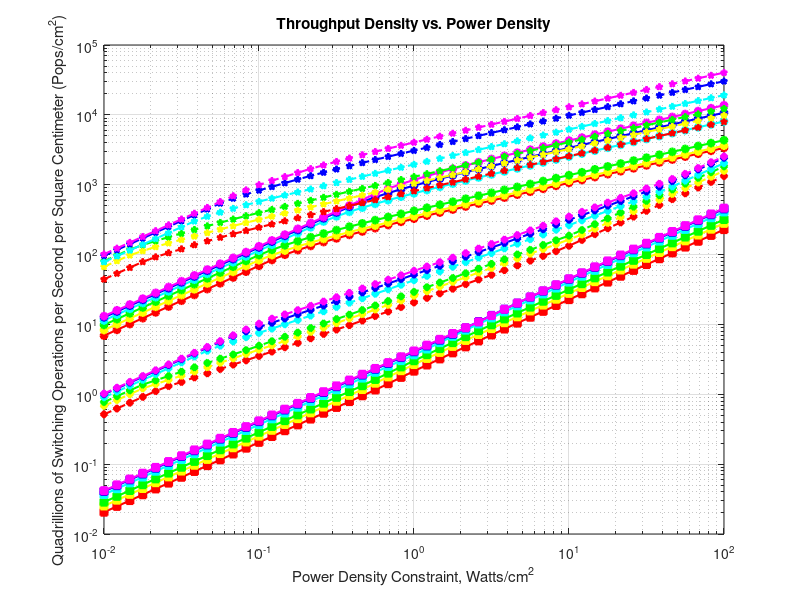
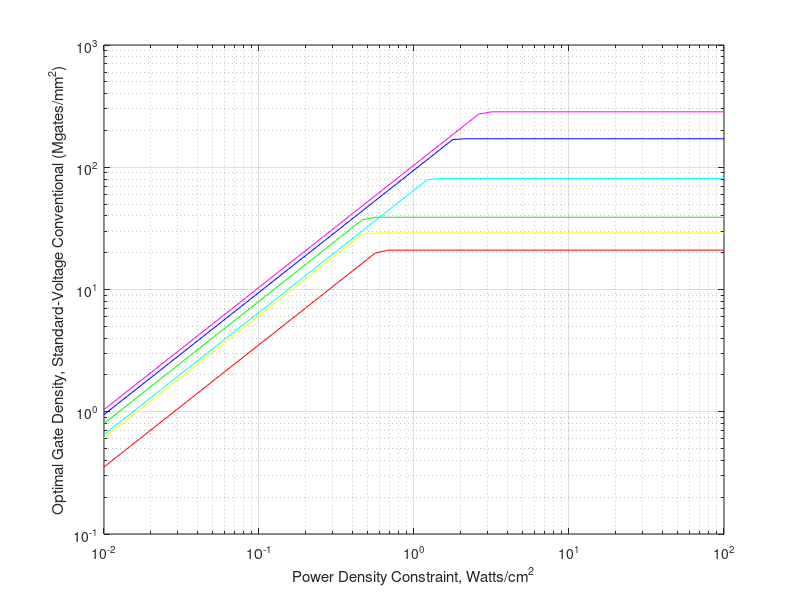

Write MATLAB code to recreate these figures, in order. (Note: this script raises an error after producing the figures.)
%|=======================================================================|%
%|                  TOP OF FILE:  IRDS2022_HPHD.m                        |%
%|~~~~~~~~~~~~~~~~~~~~~~~~~~~~~~~~~~~~~~~~~~~~~~~~~~~~~~~~~~~~~~~~~~~~~~~|%
%|                                                                       |%
%|      FILE NAME:  IRDS2022_HPHD.m                 [MATLAB script]      |%
%|                                                                       |%
%|      DESCRIPTION:                                                     |%
%|                                                                       |%
%|          This script carries out an analysis of the maximum           |%
%|          raw throughput densities (in switching events per unit       |%
%|          time per unit area) for conventional vs. adiabatic           |%
%|          switching in different CMOS technology generations           |%
%|          based on data from the 2022 edition of the International     |%
%|          Roadmap for Devices and Systems (IRDS).                      |%
%|                                                                       |%
%|      VERSION:    0.15w (beta)                                         |%
%|                                                                       |%
%|      AUTHORS:    Alexander J. Edwards (AJE)                           |%
%|                  Michael P. Frank (MPF)                               |%
%|                                                                       |%
%|vvvvvvvvvvvvvvvvvvvvvvvvvvvvvvvvvvvvvvvvvvvvvvvvvvvvvvvvvvvvvvvvvvvvvvv|%

close all;      % Close all figure windows.
clear;          % Clear variables in the workspace.

    % Select whether to analyze the high-performance (HP) or 
    % the high-density (HD) design point:

%is_HP = 1;  % Uncomment this line to select the HP design point.
is_HP = 0;  % Uncomment this line to select the HD design point.

    % [cols=Y] List of years of technology nodes being analyzed:

years = [2022, 2025, 2028, 2031, 2034, 2037];
NY = length(years);

    % [cols=P] Range of power density levels to be studied (W/cm^2):

% Manually selected rounded levels; 6 steps per decade; 13 levels.
%power_dens = [1, 1.5, 2.1, 3.2, 4.6, 6.8, 10, 15, 21, 32, 46, 68, 100];
% Computed levels:
power_dens = logspace(-2,2,49);   % 12 steps per decade; 49 levels.
NP = length(power_dens);

%|=========================================================================
%|  Hard-coded input data from tables in the IRDS More Moore chapter
%|  and associated baseline calculations.
%|vvvvvvvvvvvvvvvvvvvvvvvvvvvvvvvvvvvvvvvvvvvvvvvvvvvvvvvvvvvvvvvvvvvvvvvvv

    %|~~~~~~~~~~~~~~~~~~~~~~~~~~~~~~~~~~~~~~~~~~~~~~~~~~~~~~~
    %|  [cols=Y]  Standard Vdd operating voltage level (V):

vdd = [0.7, 0.65, 0.65, 0.6, 0.6, 0.6];     % Baseline for both HP and HD.

    %|~~~~~~~~~~~~~~~~~~~~~~~~~~~~~~~~~~~~~~~~~
    %|  [cols=Y]  Ion per unit width (uA/um):

if(is_HP == 1)
    ion_um = [874, 787, 851, 753, 737, 753]; %HP
else
    ion_um = [644, 602, 656, 551, 532, 547]; %HD
end

    %|~~~~~~~~~~~~~~~~~~~~~~~~~~~~~~~~~~~~~~
    %|  [cols=Y]  Ion per device (uA/dev):

% Commented out b/c we now calculate this ourselves from eff. device width.
%if(is_HP == 1)
%    ion_dev = [88, 170, 184, 157, 118, 115]; %HP
%else
%    ion_dev = [65, 130, 142, 115, 85, 83]; %HD
%end

    %|~~~~~~~~~~~~~~~~~~~~~~~~~~~~~~~~~
    %|  [cols=Y]  Ioff by um (pA/um):

if(is_HP == 1)
    ioff_um = [10000, 10000, 10000, 10000, 10000, 10000]; %HP
else
    ioff_um = [100, 100, 100, 100, 100, 100]; %HD
end

    %|~~~~~~~~~~~~~~~~~~~~~~~~~~~~~~~~~~~~~~~~~~
    %|  [cols=Y]  Device effective width (nm):

if(is_HP == 1)
    W_dev = [101.0 216.0 216.0 208.0 160.0 152.0]; %HP
else
    W_dev = [101.0 126.0 96.0 128.0 88.0 80.0]; %HD
end

    %|~~~~~~~~~~~~~~~~~~~~~~~~~~~~~~~~~~~~~~
    %|  [cols=Y]  Ioff by device (pA/dev):

ioff_dev = ioff_um .* W_dev * 0.001;

    %|~~~~~~~~~~~~~~~~~~~~~~~~~~~~~~~~~~~~~~~~~~~~~~
    %|  [cols=Y]  Cell drive at saturation (ohms):

if(is_HP == 1)
    cell_drive = [1982, 1911, 1769, 1914, 2546, 2620]; %HP (HD not given)
else
    % Scale HP cell drive by difference in Ion/W and Weff to get HD.
    cell_drive_HP = [1982, 1911, 1769, 1914, 2546, 2620]; %HP (HD not given)
    ion_um_HP = [874, 787, 851, 753, 737, 753];         % HP Ion/W
    W_dev_HP = [101.0 216.0 216.0 208.0 160.0 152.0];   % HP Weff/dev
    cell_drive = cell_drive_HP .* (ion_um_HP ./ ion_um) .* (W_dev_HP ./ W_dev);
end

    %|~~~~~~~~~~~~~~~~~~~~~~~~~~~~~~~~~~~~~~~~~~~~~~~~~~~~~~~~~
    %|  [cols=Y]  Device to cell width multiplier (unitless):

d2c_mul = (vdd ./ cell_drive) ./ (ion_um * 1e-6 .* W_dev * 1e-3);
    % NOTE: This gives the ratio for the overall on-conductance of
    % the charging path through the cell (as a result of device 
    % sizing) relative to the on-conductance of a typical device.
    % We find it comes out as 2x for 2022, 4x for later years.

    %|~~~~~~~~~~~~~~~~~~~~~~~~~~~~~~~~~~~
    %|  [cols=Y]  Device Roff (G ohms):

Roff_dev = vdd ./ (ioff_dev * 1e-12) * 1e-9;

    %|~~~~~~~~~~~~~~~~~~~~~~~~~~~~~~~~~
    %|  [cols=Y]  Cell Roff (G ohms):

Roff_cell = Roff_dev ./ d2c_mul;

    %|~~~~~~~~~~~~~~~~~~~~~~~~~~~~~~~~~~~~~~~~~~~~~~~~~~~~~~~~~~~~~~~~~~~~
    %|  [cols=Y]  Leakage power dissipation per cell at standard voltage
    %|      levels (W/cell):

Pleak_cell_std = vdd .* vdd ./ (Roff_cell * 1e9);

    %|~~~~~~~~~~~~~~~~~~~~~~~~~~~~~~~~~~~~~~~~~~~~~~
    %|  [cols=Y]  NAND2-eq gate dens (Mgate/mm^2):

gate_dens = [21, 29, 39, 81, 171, 284]; 
    % We assume this is for HP, but it's not specified.
    % We don't know how to adjust this for HD, so we
    % assume it's the same (possibly poor assumption).

    %|~~~~~~~~~~~~~~~~~~~~~~~~~~~~~~~~~~~~~~~~~~~~~~~~~~~~~~~~~~~~~~~~~~
    %|  [cols=Y]  Leakage power density at standard voltages (W/cm^2):

Pleak_dens_std = Pleak_cell_std .* gate_dens * 1e8;

    %|~~~~~~~~~~~~~~~~~~~~~~~~~~~~~~~~~~~~~~~~~
    %|  [cols=Y]  Wireload resistance (ohms):

if(is_HP == 1)
    wireload_resistance = [512, 625, 865, 972, 804, 824]; %HP
else
    wireload_resistance = [261, 298, 354, 446, 397, 405]; %HD
end

    %|~~~~~~~~~~~~~~~~~~~~~~~~~~~~~~~~~~~~~~~~~~~
    %|  [cols=Y]  Total path resistance (ohms):

total_path_resistance = cell_drive + wireload_resistance;

    %|~~~~~~~~~~~~~~~~~~~~~~~~~~~~~~~~~~~~~~~~~~
    %|  [cols=Y]  Total load capacitance (fF):

if(is_HP == 1)
    load_cap = [5.9, 5.65, 5.35, 4.76, 4., 3.86]; %HP
else
    load_cap = [1.79, 1.69, 1.49, 1.36, 1.23, 1.20]; %HD
end

    %|~~~~~~~~~~~~~~~~~~~~~~~~
    %|  RC delay (FO3) (ps):

rc_delay = total_path_resistance .* load_cap / 1e3;

    %|~~~~~~~~~~~~~~~~~~~~~~~~~~~~~~~~
    %|  "Ideal" speed 1/(4RC) (GHz):

ideal_speed = 1./(4 * rc_delay * 1e-12) / 1e9;

% Commented this out because we now calculate this for ourselves.
%Energy per switching (fJ/switch)
%energy_per_sw = [0.65, 0.49, 0.47, 0.4, 0.4, 0.4]; %HP (HD not given)
% (This seems to be an intrinsic value not accounting for parasitics.)

    %|~~~~~~~~~~~~~~~~~~~~~~~~~~~~~~~~~~~~~~~~~~~~~~~
    %|  [cols=Y]  Energy per switching (fJ/switch):

energy_per_sw = load_cap .* vdd .* vdd;

    %|~~~~~~~~~~~~~~~~~~~~~~~~~~~~~~~~~~~~~~~~~
    %|  [cols=Y]  Threshold voltage Vth (mV):

if(is_HP == 1)
    vth = [156, 165, 165, 164, 156, 154]; %HP
else
    vth = [288, 271, 268, 268, 258, 255]; %HD
end

    %|~~~~~~~~~~~~~~~~~~~~~~~~~~~~~~~~~~~~~~~~~~
    %|  [cols=Y]  Subthreshold Slope (mV/dec):

if(is_HP == 1)
    ss = [82, 72, 70, 70, 70, 70]; %HP
else
    ss = [75, 67, 67, 65, 65, 65]; %HD
end 

    %|~~~~~~~~~~~~~~~~~~~~~~~~~~~~~~~~~~~~~~~~~~~~~~~~~~~~~~
    %|  [cols=Y]  Cell drive transconductance beta (mS/V):

beta = 1 ./ (cell_drive .* (vdd - vth * 0.001)) * 1000;

%|=========================================================================
%|  Calculations for conventional CMOS at standard voltage levels.
%|vvvvvvvvvvvvvvvvvvvvvvvvvvvvvvvvvvvvvvvvvvvvvvvvvvvvvvvvvvvvvvvvvvvvvvvvv

max_leakage_frac_conv = 0.1;     % Leakage power at most 10% of total.
%max_leakage_frac_conv = 0.01;     % Leakage power at most 10% of total.

    %|~~~~~~~~~~~~~~~~~~~~~~~~~~~~~~~~~~~~~~~~~~~~~~~~~~~~~~~~~~~~~~~~~~~
    %|  [rows=P,cols=Y]  Gate density cap for leakage power = 10% 
    %|      (Mgates/mm^2):

dens_cap_conv = (power_dens' * max_leakage_frac_conv) ./ Pleak_cell_std / 1e8;

    %|~~~~~~~~~~~~~~~~~~~~~~~~~~~~~~~~~~~~~~~~~~~~~~~~~~~~~~~~~~~~~~~~~
    %|  [rows=P,cols=Y]  Maximum gate density consistent with capping
    %|      leakage to 10% of power density constraint (Mgates/mm^2):

gate_dens_aug_conven = ones(NP, 1) * gate_dens;
gate_dens_aug_conven(gate_dens_aug_conven > dens_cap_conv) = ...
	dens_cap_conv(gate_dens_aug_conven > dens_cap_conv);

    %|~~~~~~~~~~~~~~~~~~~~~~~~~~~~~~~~~~~~~~~~~~~~~~~~~~~~
    %|  [rows=P,cols=Y]  Leakage Power Density (W/cm^2):

P_leak_conv = Pleak_cell_std .* (gate_dens_aug_conven * 1e8);

    %|~~~~~~~~~~~~~~~~~~~~~~~~~~~~~~~~~~~~~~~~~~~~~~~~~~~~~~~~~~~~~
    %|  [rows=P,cols=Y]  Power density available for switching (W/cm^2):

power_dens_subleak_conven = max(power_dens' - P_leak_conv, ...
	power_dens' * (1 - max_leakage_frac_conv));
    % Don't really need the max; first term is enough.

    %|~~~~~~~~~~~~~~~~~~~~~~~~~~~~~~~~~~~~~~~~~~~~~~~~~~~~~~~~~~~~~~~~~~
    %|  [rows=P,cols=Y]  Maximum conventional frequency @ maximum gate 
    %|      density given power density constraint (MHz):

max_freq_conven = power_dens_subleak_conven ./ ...
	(gate_dens_aug_conven * 1e8 .* 1/2 .* energy_per_sw * 1e-15) / 1e6;

    %|~~~~~~~~~~~~~~~~~~~~~~~~~~~~~~~~~~~~~~~~~~~~~~~~~~~~~~~~~~~~~~~~~~~
    %|  [rows=P,cols=Y]  Slowdown factor for conventional switching
    %|    relative to the "ideal" max frequency (w/o power constraint):

y_conven = (ideal_speed(ones(1,NP),:) * 1e9) ./ (max_freq_conven * 1e6);

    %|~~~~~~~~~~~~~~~~~~~~~~~~~~~~~~~~~~~~~~~~~~~~~~~~~~~~~~~~~~~~~~~~
    %|  [rows=P,cols=Y]  Maximum throughput density for conventional
    %|      switching at standard voltages (P bit-ops/s/cm^2):

conven_thruput = max_freq_conven * 1e6 .* gate_dens_aug_conven * 1e8 / 1e15;


%|=========================================================================
%|  Calculations for adiabatic CMOS at standard voltage levels.
%|vvvvvvvvvvvvvvvvvvvvvvvvvvvvvvvvvvvvvvvvvvvvvvvvvvvvvvvvvvvvvvvvvvvvvvvvv

max_leakage_frac_adia = 0.5;     % Leakage power at most 50% of total.
%max_leakage_frac_adia = 0.1;     % Leakage power at most 10% of total.

    %|~~~~~~~~~~~~~~~~~~~~~~~~~~~~~~~~~~~~~~~~~~~~~~~~~~~~~~~~~~~~~~~~~~~
    %|  [rows=P,cols=Y]  Gate density cap for leakage power = 50% 
    %|      (Mgates/mm^2):

dens_cap_adia = power_dens' * max_leakage_frac_adia ./ Pleak_cell_std / 1e8;

    %|~~~~~~~~~~~~~~~~~~~~~~~~~~~~~~~~~~~~~~~~~~~~~~~~~~~~~~~~~~~~~~~~~
    %|  [rows=P,cols=Y]  Maximum gate density consistent with capping
    %|      leakage to 50% of power density constraint (Mgates/mm^2):

gate_dens_aug_adia = ones(NP, 1) * gate_dens;
gate_dens_aug_adia(gate_dens_aug_adia > dens_cap_adia) = ...
	dens_cap_adia(gate_dens_aug_adia > dens_cap_adia);

    %|~~~~~~~~~~~~~~~~~~~~~~~~~~~~~~~~~~~~~~~~~~~~~~~~~~~~
    %|  [rows=P,cols=Y]  Leakage Power Density (W/cm^2):

P_leak_adia = Pleak_cell_std .* (gate_dens_aug_adia * 1e8);

    %|~~~~~~~~~~~~~~~~~~~~~~~~~~~~~~~~~~~~~~~~~~~~~~~~~~~~~~~~~~~~~~~~~~~~
    %|  [rows=P,cols=Y]  Power density available for switching (W/cm^2):

power_dens_subleak_adia = max(power_dens' - P_leak_adia, power_dens' * ...
	(1 - max_leakage_frac_adia));
    % Don't really need the max; first term is enough.

    %|~~~~~~~~~~~~~~~~~~~~~~~~~~~~~~~~~~~~~~~~~~~~~~~~~~~~~~~~~~~~~~~~~~~
    %|  [rows=P,cols=Y]  Maximum frequency for (4-tick/cycle) adiabatic 
    %|      switching at max density within power constraint (MHz):

adia_max_freq = 0.5 * sqrt(power_dens_subleak_adia ./ ((gate_dens_aug_adia ...
	* 1e8) .* energy_per_sw * 1e-15 .* rc_delay * 1e-12)) / 1e6;

    %|~~~~~~~~~~~~~~~~~~~~~~~~~~~~~~~~~~~~~~~~~~~~~~~~~~~~~~~~~~~~~~~~~~
    %|  [rows=P,cols=Y]  Slowdown factor for adiabatic clocking versus
    %|      a reference maximum frequency based on RC delay.

y = (ideal_speed(ones(1,NP),:) * 1e9) ./ (adia_max_freq * 1e6);

    %|~~~~~~~~~~~~~~~~~~~~~~~~~~~~~~~~~~~~~~~~~~~~~~~~~~~~~~~~~~~~~~~~~
    %|  [rows=P,cols=Y]  Speedup factor for adiabatic clocking versus
    %|      conventional.

x = adia_max_freq ./ max_freq_conven;

    %|~~~~~~~~~~~~~~~~~~~~~~~~~~~~~~~~~~~~~~~~~~~~~~~~~~~~~~~~~~~~~
    %|  [rows=P,cols=Y]  Maximum throughput density for adiabatic
    %|      switching at standard voltages (P ops/s/cm^2):

adia_thruput = adia_max_freq * 1e6 .* gate_dens_aug_adia * 1e8 / 1e15;


%|=========================================================================
%|  Calculations for conventional CMOS at optimized voltage levels.
%|vvvvvvvvvvvvvvvvvvvvvvvvvvvvvvvvvvvvvvvvvvvvvvvvvvvvvvvvvvvvvvvvvvvvvvvvv

    %|~~~~~~~~~~~~~~~~~~~~~~~~~~~~~~~~~~~~~~~~~~~~~~~~~~~~~~~~~~~~~
    %|  [rows=P,cols=Y]  Optimal operating frequency given power density 
    %|      constrint for Conventional Voltage-scaled case. (MHz):

vsc_freq_final = zeros(NP,NY);

    %|~~~~~~~~~~~~~~~~~~~~~~~~~~~~~~~~~~~~~~~~~~~~~~~~~~~~~~~~~~~~~
    %|  [rows=P,cols=Y]  Optimal gate density for given power density
    %|      constraint constrained by leakage power consuming at 
    %|      most 10% of allotted power for the Conventional, Voltage-
    %|      scaled case. (Mgates/mm^2):

vsc_dens_final = zeros(NP,NY);

    %|~~~~~~~~~~~~~~~~~~~~~~~~~~~~~~~~~~~~~~~~~~~~~~~~~~~~~~~~~~~~~
    %|  [rows=P,cols=Y]  Maximum throughput density for the Conventional,
    %|      Voltage-scaled case. (Pops/cm^2):

sc_max_thruput = zeros(NP,NY);

    %|~~~~~~~~~~~~~~~~~~~~~~~~~~~~~~~~~~~~~~~~~~~~~~~~~~~~~~~~~~~~~
    %|  [rows=P,cols=Y] Optimal operating voltage (Vdd = v_sc) to achieve
    %|      maximum throughput density for given power density constraint,
    %|      for Conventional Voltage-scaled case. (V):
    
v_sc_final = zeros(NP,NY);

    %|~~~~~~~~~~~~~~~~~~~~~~~~~~~~~~~~~~~~~~~~~~~~~~~~~~~~~~~~~~~~~
    %|  Non-linear optimization of throughput is achieved by sweeping v_sc
    %|      and identifying the maximum achieved throughput. 
    
for yr = 1:NY % 
    
        %|~~~~~~~~~~~~~~~~~~~~~~~~~~~~~~~~~~~~~~~~~~~~~~~~~~~~~~~~~~~~~
        %|  [cols=V] Operating voltage test points. (V):

    %v_sc = 0.0001*vth(yr):0.001:1.5*vdd(yr);
    v_sc = 0.001*ss(yr):0.001:1.5*vdd(yr);
    NV=length(v_sc);

        %|~~~~~~~~~~~~~~~~~~~~~~~~~~~~~~~~~~~~~~~~~~~~~~~~~~~~~~~~~~~~~
        %|  [cols=V] Leakage power per cell. (W):
   
    Pleak_cell = v_sc .* v_sc / (Roff_cell(yr) * 1e9);

        %|~~~~~~~~~~~~~~~~~~~~~~~~~~~~~~~~~~~~~~~~~~~~~~~~~~~~~~~~~~~~~
        %|  [cols=V] Device on-conductance is calculated as a piecewise
        %|      function of v_sc.  G1_dev is calculated as a decaying 
        %|      exponential sub-threshold accoring to ss and ioff.  G2_dev 
        %|      is calculated as the approximate saturation conductance 
        %|      for v_sc = Vgs > Vth. (S):
    
    G1_dev = ioff_dev(yr) * 1e-12 ./ vdd(yr) * 10 .^ (v_sc/(ss(yr) * 0.001));
    G2_dev = beta(yr) * .001 .* (v_sc - vth(yr) * .001);

        %|~~~~~~~~~~~~~~~~~~~~~~~~~~~~~~~~~~~~~~~~~~~~~~~~~~~~~~~~~~~~~
        %|  [cols=V] Device on-conductance is calculated as a piecewise
        %|      function of v_sc.  Gtot = {G1 for v_sc = Vgs < Vsw; G2 for
        %|      v_sc = Vgs > Vsw}, where Vsw is the intersection of G1 and
        %|      G2 close to v_sc = Vth. (S):
    
    Gtot_dev = G2_dev;
    Gtot_dev((G2_dev < G1_dev) & (v_sc < (vth(yr) * 0.0011))) = ...
		G1_dev((G2_dev < G1_dev) & (v_sc < (vth(yr) * 0.0011)));

    % Save the Gtot data for later plotting
    if(yr == 1)
        Gtot_2022 = Gtot_dev;
    end
    if (yr == 2)
        Gtot_2025 = Gtot_dev;
    end
    if (yr == 3)
        Gtot_2028 = Gtot_dev;
    end
    if (yr == 4)
        Gtot_2031 = Gtot_dev;
    end
    if (yr == 5)
        Gtot_2034 = Gtot_dev;
    end
    if (yr == 6)
        Gtot_2037 = Gtot_dev;
    end
    
        %|~~~~~~~~~~~~~~~~~~~~~~~~~~~~~~~~~~~~~~~~~~~~~~~~~~~~~~~~~~~~~
        %|  [cols=V] Cell on-conductance as a function of v_sc. (S):
    
    Gtot_cell = Gtot_dev * d2c_mul(yr);
    
        %|~~~~~~~~~~~~~~~~~~~~~~~~~~~~~~~~~~~~~~~~~~~~~~~~~~~~~~~~~~~~~
        %|  [rows=P,cols=V] Gate density assuming leakage power
        %|      consumes exactly 10% of allotted power. (Mgates/mm^2):
        
    max_dens = max_leakage_frac_conv * power_dens' ./ Pleak_cell / 1e8;

        %|~~~~~~~~~~~~~~~~~~~~~~~~~~~~~~~~~~~~~~~~~~~~~~~~~~~~~~~~~~~~~
        %|  [rows=P,cols=V] Maximum gate density assuming leakage power
        %|      consumes at most 10% of allotted power. (Mgates/mm^2):
    
    gate_dens_aug_vsc = ones(NP,NV) * gate_dens(yr);
    gate_dens_aug_vsc(gate_dens_aug_vsc > max_dens) = ...
		max_dens(gate_dens_aug_vsc > max_dens);

        %|~~~~~~~~~~~~~~~~~~~~~~~~~~~~~~~~~~~~~~~~~~~~~~~~~~~~~~~~~~~~~
        %|  [rows=P,cols=V] Recalculated leakage power density with 
        %|      updated gate density. (W/cm^2):
    
    P_leak_Vsc = v_sc .* v_sc ./ (Roff_cell(yr) .* 1e9) .* ...
		(gate_dens_aug_vsc * 1e8);
    
        %|~~~~~~~~~~~~~~~~~~~~~~~~~~~~~~~~~~~~~~~~~~~~~~~~~~~~~~~~~~~~~
        %|  [cols=V] RC delay according to calculated cell drive and load 
        %|      resistance. (ps):
    
    RC_delay_sc = (1 ./ Gtot_cell + wireload_resistance(yr)) * ...
		load_cap(yr) * 1e-15 * 1e12;

        %|~~~~~~~~~~~~~~~~~~~~~~~~~~~~~~~~~~~~~~~~~~~~~~~~~~~~~~~~~~~~~
        %|  [cols=V] Maximum operating frequency assuming a safe clock
        %|      period is at most 4RC. (MHz):
    
    max_scaled_freq = 1 / 4 ./ (RC_delay_sc * 1e-12) / 1e6;

        %|~~~~~~~~~~~~~~~~~~~~~~~~~~~~~~~~~~~~~~~~~~~~~~~~~~~~~~~~~~~~~
        %|  [cols=V] Energy per switching event in voltage scaled regime.
        %|      (fJ/switch):
    
    energy_per_sw_sc = energy_per_sw(yr) .* v_sc .* v_sc / vdd(yr) / vdd(yr);

        %|~~~~~~~~~~~~~~~~~~~~~~~~~~~~~~~~~~~~~~~~~~~~~~~~~~~~~~~~~~~~~
        %|  [rows=P,cols=V] Maximum frequency is capped by power density 
        %|      constraint and RC delay after voltage scaling. (MHz):
    
    max_freq_sc = min((power_dens' - P_leak_Vsc) ./ ...
		((gate_dens_aug_vsc * 1e8) .* (energy_per_sw_sc / 2) * 1e-15) ...
		/ 1e6, max_scaled_freq(ones(1,NP),:));

        %|~~~~~~~~~~~~~~~~~~~~~~~~~~~~~~~~~~~~~~~~~~~~~~~~~~~~~~~~~~~~~
        %|  [rows=P,cols=V] Maxmimum throughput for power density contraint
        %|      and scaled voltage. (P bit-ops/s/cm^2):
    
    sc_thruput = (max_freq_sc * 1e6) .* (gate_dens_aug_vsc * 1e8) / 1e15;

        %|~~~~~~~~~~~~~~~~~~~~~~~~~~~~~~~~~~~~~~~~~~~~~~~~~~~~~~~~~~~~~
        %|  [rows=P,cols=Y] Maxmimum throughput for power density 
        %|      contraint with any v_sc. (P bit-ops/s/cm^2):
    
    [sc_max_thruput(:,yr), final_index] = max(sc_thruput');
    
        %|~~~~~~~~~~~~~~~~~~~~~~~~~~~~~~~~~~~~~~~~~~~~~~~~~~~~~~~~~~~~~
        %|  [rows=P,cols=Y] Optimal v_sc granting the maxmimum throughput.
        %|      (V):
    
    v_sc_final(:,yr) = v_sc(final_index);

    for p=1:NP
        
            %|~~~~~~~~~~~~~~~~~~~~~~~~~~~~~~~~~~~~~~~~~~~~~~~~~~~~~~~~~~~~~
            %|  [rows=P,cols=Y]  Optimal operating frequency given power 
            %|      density constrint. (MHz):
        
        vsc_freq_final(p,yr) = max_freq_sc(p,final_index(p));
        
            %|~~~~~~~~~~~~~~~~~~~~~~~~~~~~~~~~~~~~~~~~~~~~~~~~~~~~~~~~~~~~~
            %|  [rows=P,cols=Y]  Optimal gate density for given power 
            %|      density constraint. (Mgates/mm^2):
        
        vsc_dens_final(p,yr) = gate_dens_aug_vsc(p,final_index(p));
    end

end

%|=========================================================================
%|  Calculations for adiabatic CMOS at optimized voltage levels.
%|vvvvvvvvvvvvvvvvvvvvvvvvvvvvvvvvvvvvvvvvvvvvvvvvvvvvvvvvvvvvvvvvvvvvvvvvv

    %|~~~~~~~~~~~~~~~~~~~~~~~~~~~~~~~~~~~~~~~~~~~~~~~~~~~~~~~~~~~~~
    %|  Minimum factor of clock period increase compared with RC time 
    %|      constant for proper adiabatic charging. Based on heuristics: 
    %|      (T_adia >> 2*RC). (unitless):

adiabatic_slowdown = 4; 

    %|~~~~~~~~~~~~~~~~~~~~~~~~~~~~~~~~~~~~~~~~~~~~~~~~~~~~~~~~~~~~~
    %|  [rows=P,cols=Y] Maximum throughput density given power density 
    %|      constraint for Adiabatic, Voltage-scaled case.
    %|      (P bit-ops/s/cm^2):

adia_sc_max_thruput = zeros(NP, NY);

    %|~~~~~~~~~~~~~~~~~~~~~~~~~~~~~~~~~~~~~~~~~~~~~~~~~~~~~~~~~~~~~
    %|  [rows=P,cols=Y] Optimal scaled voltage achieving maximum throughput
    %|      density given power density constraint for Adiabatic, Voltage-
    %|      scaled case. (V):

adia_v_sc = zeros(NP, NY);

    %|~~~~~~~~~~~~~~~~~~~~~~~~~~~~~~~~~~~~~~~~~~~~~~~~~~~~~~~~~~~~~
    %|  [rows=P,cols=Y] Optimal operating frequency achieving maximum 
    %|      throughput density given power density constraint for 
    %|      Adiabatic, Voltage-scaled case. (MHz):

adia_freq = zeros(NP, NY);

    %|~~~~~~~~~~~~~~~~~~~~~~~~~~~~~~~~~~~~~~~~~~~~~~~~~~~~~~~~~~~~~
    %|  [rows=P,cols=Y] Optimal gate density for given power density
    %|      constraint constrained by leakage power consuming at 
    %|      most 50% of allotted power for the Adiabatic, Voltage-
    %|      scaled case. (Mgates/mm^2)

adia_dens = zeros(NP, NY);

    %|~~~~~~~~~~~~~~~~~~~~~~~~~~~~~~~~~~~~~~~~~~~~~~~~~~~~~~~~~~~~~
    %|  Non-linear optimization of throughput is achieved by sweeping v_sc
    %|      and identifying the maximum achieved throughput. 

for yr = 1:NY
    for v_sc = 0.001*ss(yr):0.0001:1.5*vdd(yr)

        %|~~~~~~~~~~~~~~~~~~~~~~~~~~~~~~~~~~~~~~~~~~~~~~~~~~~~~~~~~~~~~
        %|  CV^2 Energy per switching event in voltage scaled regime.
        %|      (fJ/switch):
    
        energy_per_sw_sc = energy_per_sw(yr) .* v_sc .* v_sc ...
			./ vdd(yr) ./ vdd(yr);

        %|~~~~~~~~~~~~~~~~~~~~~~~~~~~~~~~~~~~~~~~~~~~~~~~~~~~~~~~~~~~~~
        %|  Leakage power per cell. (W):
        
        Pleak_cell = v_sc * v_sc / (Roff_cell(yr) * 1e9);

        %|~~~~~~~~~~~~~~~~~~~~~~~~~~~~~~~~~~~~~~~~~~~~~~~~~~~~~~~~~~~~~
        %|  [rows=P] Gate density assuming leakage power consumes exactly 
        %|      50% of allotted power. (Mgates/mm^2):
        
        max_dens = max_leakage_frac_adia * power_dens' / Pleak_cell / 1e8;

        %|~~~~~~~~~~~~~~~~~~~~~~~~~~~~~~~~~~~~~~~~~~~~~~~~~~~~~~~~~~~~~
        %|  [rows=P] Maximum gate density assuming leakage power consumes 
        %|      at most 50% of allotted power. (Mgates/mm^2):
        
        gate_dens_aug_adia_vsc = ones(NP, 1) * gate_dens(yr);
        gate_dens_aug_adia_vsc(gate_dens_aug_adia_vsc > max_dens) = ...
			max_dens(gate_dens_aug_adia_vsc > max_dens);

        %|~~~~~~~~~~~~~~~~~~~~~~~~~~~~~~~~~~~~~~~~~~~~~~~~~~~~~~~~~~~~~
        %|  [rows=P] Leakage power calculated from density per cell 
        %|      with updated gate density. (W/cm^2):
        
        P_leak_Vsc = Pleak_cell * (gate_dens_aug_adia_vsc * 1e8);

        %|~~~~~~~~~~~~~~~~~~~~~~~~~~~~~~~~~~~~~~~~~~~~~~~~~~~~~~~~~~~~~
        %|  [rows=P] Switching power density available subtracting leakage
        %|      power density. (W/cm^2):
        
        Psw_dens = power_dens' - P_leak_Vsc;

        %|~~~~~~~~~~~~~~~~~~~~~~~~~~~~~~~~~~~~~~~~~~~~~~~~~~~~~~~~~~~~~
        %|  Device on conductance is calculated as a piecewise
        %|      function of v_sc.  G1_dev is calculated as a decaying 
        %|      exponential sub-threshold accoring to ss and ioff.  G2_dev 
        %|      is calculated as the approximate saturation conductance 
        %|      for v_sc = Vgs > Vth. (S):
        
        G1_dev = ioff_dev(yr) * 1e-12 ./ vdd(yr) * 10 .^ (v_sc/(ss(yr) * 0.001));
        G2_dev = beta(yr) * .001 .* (v_sc - vth(yr) * .001);

        %|~~~~~~~~~~~~~~~~~~~~~~~~~~~~~~~~~~~~~~~~~~~~~~~~~~~~~~~~~~~~~
        %|  Device on conductance is calculated as a piecewise
        %|      function of v_sc.  Gtot = {G1 for v_sc = Vgs < Vsw; G2 for
        %|      v_sc = Vgs > Vsw}, where Vsw is the intersection of G1 and
        %|      G2 close to v_sc = Vth. (S):
        
        Gtot_dev = G2_dev;
        Gtot_dev((G2_dev < G1_dev) & (v_sc < (vth(yr) * 0.0011))) = ...
			G1_dev((G2_dev < G1_dev) & (v_sc < (vth(yr) * 0.0011)));

        %|~~~~~~~~~~~~~~~~~~~~~~~~~~~~~~~~~~~~~~~~~~~~~~~~~~~~~~~~~~~~~
        %|  Cell on conductance as a function of v_sc. (S):
        
        Gtot_cell = Gtot_dev * d2c_mul(yr);

        %|~~~~~~~~~~~~~~~~~~~~~~~~~~~~~~~~~~~~~~~~~~~~~~~~~~~~~~~~~~~~~
        %|  RC delay according to calculated cell drive and load 
        %|      resistance. (ps):
        
        RC_delay_sc = (1 ./ Gtot_cell + wireload_resistance(yr)) * ...
			load_cap(yr) * 1e-15 * 1e12;
        
        %|~~~~~~~~~~~~~~~~~~~~~~~~~~~~~~~~~~~~~~~~~~~~~~~~~~~~~~~~~~~~~
        %|  Maximum operating frequency assuming a minimum clock period 
        %|      of 4RC is necessary for propoer adiabatic charging. (MHz):
        
        max_freq_given_RC = 1e-6/(RC_delay_sc * adiabatic_slowdown * 1e-12);

        %~~~~~~~~~~~~~~~~~~~~~~~~~~~~~~~~~~~~~~~~~~~~~~~~~~~~~~~~~~~~~~
        %|  [rows=P] Adiabatic optimal frequency given power available for 
        %|      switching & cell density. (MHz):
        
        adia_opt_freq = 0.5 * sqrt(Psw_dens ./ ((gate_dens_aug_adia_vsc * ...
			1e8) * (energy_per_sw_sc * 1e-15) * (rc_delay * 1e-12))) / 1e6;
        
        %~~~~~~~~~~~~~~~~~~~~~~~~~~~~~~~~~~~~~~~~~~~~~~~~~~~~~~~~~~~~~~
        %|  [rows=P] Cap the adiabatic frequency based on the scaled RC
        %|      delay.

        for power_index = 1:NP
            if (adia_opt_freq(power_index) > max_freq_given_RC)
                adia_opt_freq(power_index) = max_freq_given_RC;
            end
        end

        %|~~~~~~~~~~~~~~~~~~~~~~~~~~~~~~~~~~~~~~~~~~~~~~~~~~~~~~~~~~~~~
        %|  [rows=P] Maxmimum throughput for power density contraint
        %|      and scaled voltage. (P bit-ops/s/cm^2):
        
        adia_sc_thruput = (adia_opt_freq * 1e6) .* (gate_dens_aug_adia_vsc ...
			* 1e8) / 1e15;

        %|~~~~~~~~~~~~~~~~~~~~~~~~~~~~~~~~~~~~~~~~~~~~~~~~~~~~~~~~~~~~~
        %|  [rows=P,cols=Y] Update best solution to identify maximum 
        %|      throughput density for each power level and year.
        
        for power_index = 1:NP
            if (adia_sc_thruput(power_index) > ...
				adia_sc_max_thruput(power_index,yr))
				
                adia_sc_max_thruput(power_index,yr) = ...
					adia_sc_thruput(power_index);
                adia_v_sc(power_index, yr) = v_sc;
                adia_freq(power_index, yr) = adia_opt_freq(power_index);
                adia_dens(power_index, yr) = gate_dens_aug_adia_vsc(power_index);
            end
        end
    end
end

%|=========================================================================
%|  Figure plotting.
%|vvvvvvvvvvvvvvvvvvvvvvvvvvvvvvvvvvvvvvvvvvvvvvvvvvvvvvvvvvvvvvvvvvvvvvvvv

%~~~~~~~~~~~~~~~~~~~~~~~~~~~~~~~~~~~~~~~~~~~~~~~~~~~~~~~~~~~~~~~~~~~~~~~~~~
% Figure 1: Quadrillions of Switching Operations per Second per Square 
%     Centimeter (Pops/cm^2) under various power density constraints 
%     (W/cm^2) for Conventional, Adiabatic, Voltage-scaled, and Adiabatic 
%     voltage-scaled methodologies. 

figure;

ms = 5;  % marker size

    %~~~~~~~~~~~~~~~~~~~~~~~~~~~~~~~~~~~~~~~~~~~~~~~~~~~~~~~~~~~~~~~~~~~~~~
    % Conventional (non-adiabatic, non-voltage-scaled):  SQUARE MARKERS.

loglog(power_dens, conven_thruput(:,1), 'rs-','LineWidth',1.5, ...
	'MarkerSize',ms,'MarkerFaceColor','red');
hold on;
grid on;
loglog(power_dens, conven_thruput(:,2), 'ys-','LineWidth',1.5, ...
	'MarkerSize',ms,'MarkerFaceColor','yellow');
loglog(power_dens, conven_thruput(:,3), 'gs-','LineWidth',1.5, ...
	'MarkerSize',ms,'MarkerFaceColor','green');
loglog(power_dens, conven_thruput(:,4), 'cs-','LineWidth',1.5, ...
	'MarkerSize',ms,'MarkerFaceColor','cyan');
loglog(power_dens, conven_thruput(:,5), 'bs-','LineWidth',1.5, ...
	'MarkerSize',ms,'MarkerFaceColor','blue');
loglog(power_dens, conven_thruput(:,6), 'ms-','LineWidth',1.5, ...
	'MarkerSize',ms,'MarkerFaceColor','magenta');

    %~~~~~~~~~~~~~~~~~~~~~~~~~~~~~~~~~~~~~~~~~~~~~~~~~~~~~~~~~~~~~~~~~~~~~~
    % Adiabatic (non-voltage-scaled):                    CIRCLE MARKERS.

loglog(power_dens, adia_thruput(:,1),'ro-','LineWidth',1.5, ...
	'MarkerSize',ms,'MarkerFaceColor','red');
loglog(power_dens, adia_thruput(:,2),'yo-','LineWidth',1.5, ...
	'MarkerSize',ms,'MarkerFaceColor','yellow');
loglog(power_dens, adia_thruput(:,3),'go-','LineWidth',1.5, ...
	'MarkerSize',ms,'MarkerFaceColor','green');
loglog(power_dens, adia_thruput(:,4),'co-','LineWidth',1.5, ...
	'MarkerSize',ms,'MarkerFaceColor','cyan');
loglog(power_dens, adia_thruput(:,5),'bo-','LineWidth',1.5, ...
	'MarkerSize',ms,'MarkerFaceColor','blue');
loglog(power_dens, adia_thruput(:,6),'mo-','LineWidth',1.5, ...
	'MarkerSize',ms,'MarkerFaceColor','magenta');

xlabel('Power Density Constraint, Watts/cm^2');
ylabel('Quadrillions of Switching Operations per Second per Square Centimeter (Pops/cm^2)');

    %~~~~~~~~~~~~~~~~~~~~~~~~~~~~~~~~~~~~~~~~~~~~~~~~~~~~~~~~~~~~~~~~~~~~~~
    % Voltage-scaled:                                     DIAMOND MARKERS.

loglog(power_dens, sc_max_thruput(:,1), 'rd--','LineWidth',1.5, ...
	'MarkerSize',ms,'MarkerFaceColor','red');
loglog(power_dens, sc_max_thruput(:,2), 'yd--','LineWidth',1.5, ...
	'MarkerSize',ms,'MarkerFaceColor','yellow');
loglog(power_dens, sc_max_thruput(:,3), 'gd--','LineWidth',1.5, ...
	'MarkerSize',ms,'MarkerFaceColor','green');
loglog(power_dens, sc_max_thruput(:,4), 'cd--','LineWidth',1.5, ...
	'MarkerSize',ms,'MarkerFaceColor','cyan');
loglog(power_dens, sc_max_thruput(:,5), 'bd--','LineWidth',1.5, ...
	'MarkerSize',ms,'MarkerFaceColor','blue');
loglog(power_dens, sc_max_thruput(:,6), 'md--','LineWidth',1.5, ...
	'MarkerSize',ms,'MarkerFaceColor','magenta');

    %~~~~~~~~~~~~~~~~~~~~~~~~~~~~~~~~~~~~~~~~~~~~~~~~~~~~~~~~~~~~~~~~~~~~~~
    % Adiabatic voltage-scaled:                           STAR MARKERS.

loglog(power_dens, adia_sc_max_thruput(:,1),'rp--','LineWidth',1.5, ...
	'MarkerSize',ms,'MarkerFaceColor','red');
loglog(power_dens, adia_sc_max_thruput(:,2),'yp--','LineWidth',1.5, ...
	'MarkerSize',ms,'MarkerFaceColor','yellow');
loglog(power_dens, adia_sc_max_thruput(:,3),'gp--','LineWidth',1.5, ...
	'MarkerSize',ms,'MarkerFaceColor','green');
loglog(power_dens, adia_sc_max_thruput(:,4),'cp--','LineWidth',1.5, ...
	'MarkerSize',ms,'MarkerFaceColor','cyan');
loglog(power_dens, adia_sc_max_thruput(:,5),'bp--','LineWidth',1.5, ...
	'MarkerSize',ms,'MarkerFaceColor','blue');
loglog(power_dens, adia_sc_max_thruput(:,6),'mp--','LineWidth',1.5, ...
	'MarkerSize',ms,'MarkerFaceColor','magenta');

title('Throughput Density vs. Power Density');

set(gcf,'position',[10,10,400,700]);

%~~~~~~~~~~~~~~~~~~~~~~~~~~~~~~~~~~~~~~~~~~~~~~~~~~~~~~~~~~~~~~~~~~~~~~~~~~
% Figure 2: Optimal gate density (Mgates/mm^2) for various power density 
%     constraints (W/cm^2) constrained by leakage power consuming at most 
%     10% of allotted power for the Conventional, Standard-voltage case.

figure;
loglog(power_dens, gate_dens_aug_conven(:,1), 'r');
hold on;
grid on;
loglog(power_dens, gate_dens_aug_conven(:,2), 'y');
loglog(power_dens, gate_dens_aug_conven(:,3), 'g');
loglog(power_dens, gate_dens_aug_conven(:,4), 'c');
loglog(power_dens, gate_dens_aug_conven(:,5), 'b');
loglog(power_dens, gate_dens_aug_conven(:,6), 'm');
xlabel('Power Density Constraint, Watts/cm^2');
ylabel('Optimal Gate Density, Standard-Voltage Conventional (Mgates/mm^2)')
title('Optimal Gate Density vs. Power Density', ...
    'Standard-Voltage Conventional Switching');

%~~~~~~~~~~~~~~~~~~~~~~~~~~~~~~~~~~~~~~~~~~~~~~~~~~~~~~~~~~~~~~~~~~~~~~~~~~
% Figure 3: Optimal operating frequency (MHz) for various power density 
%     constraints (W/cm^2) for the Conventional, Standard-voltage case.

figure;
%semilogx(power_dens, vsc_freq_final(:,1),'r');
loglog(power_dens, max_freq_conven(:,1),'r');
hold on;
grid on;
plot(power_dens, max_freq_conven(:,2),'y');
plot(power_dens, max_freq_conven(:,3),'g');
plot(power_dens, max_freq_conven(:,4),'c');
plot(power_dens, max_freq_conven(:,5),'b');
plot(power_dens, max_freq_conven(:,6),'m');
xlabel('Power Density Constraint, Watts/cm^2');
ylabel('Optimal Frequency, Standard-Voltage Conventional (MHz)')
title('Optimal Switching Frequency vs. Power Density', ...
    'Standard-Voltage Conventional Switching');

%~~~~~~~~~~~~~~~~~~~~~~~~~~~~~~~~~~~~~~~~~~~~~~~~~~~~~~~~~~~~~~~~~~~~~~~~~~
% Figure 4: Optimal gate density (Mgates/mm^2) for various power density 
%     constraints (W/cm^2) constrained by leakage power consuming at most 
%     50% of allotted power for the Adiabatic, Standard-voltage case.

figure;
loglog(power_dens, gate_dens_aug_adia(:,1), 'r');
hold on;
grid on;
loglog(power_dens, gate_dens_aug_adia(:,2), 'y');
loglog(power_dens, gate_dens_aug_adia(:,3), 'g');
loglog(power_dens, gate_dens_aug_adia(:,4), 'c');
loglog(power_dens, gate_dens_aug_adia(:,5), 'b');
loglog(power_dens, gate_dens_aug_adia(:,6), 'm');
xlabel('Power Density Constraint, Watts/cm^2');
ylabel('Optimal Gate Density, Standard-Voltage Adiabatic (Mgates/mm^2)')
title('Optimal Gate Density vs. Power Density', ...
    'Standard-Voltage Adiabatic Switching');

%~~~~~~~~~~~~~~~~~~~~~~~~~~~~~~~~~~~~~~~~~~~~~~~~~~~~~~~~~~~~~~~~~~~~~~~~~~
% Figure 5: Optimal operating frequency (MHz) for various power density
%     constraints (W/cm^2) for the Adiabatic, Standard-voltage case.

figure;
%semilogx(power_dens, vsc_freq_final(:,1),'r');
loglog(power_dens, adia_max_freq(:,1),'r');
hold on;
grid on;
plot(power_dens, adia_max_freq(:,2),'y');
plot(power_dens, adia_max_freq(:,3),'g');
plot(power_dens, adia_max_freq(:,4),'c');
plot(power_dens, adia_max_freq(:,5),'b');
plot(power_dens, adia_max_freq(:,6),'m');
xlabel('Power Density Constraint, Watts/cm^2');
ylabel('Optimal Frequency, Standard-Voltage Adiabatic (MHz)')
title('Optimal Switching Frequency vs. Power Density', ...
    'Standard-Voltage Adiabatic Switching');

%~~~~~~~~~~~~~~~~~~~~~~~~~~~~~~~~~~~~~~~~~~~~~~~~~~~~~~~~~~~~~~~~~~~~~~~~~~
% Figure 6: Optimal scaled operating voltage (V) for various power density 
%     constraints (W/cm^2) to maximize throughput for the Conventional,
%     Voltage-scaled case.

figure;
semilogx(power_dens, v_sc_final(:,1),'r');
hold on;
grid on;
yline(vdd(1),'r--');
yline(vth(1)/1000, 'r--')
plot(power_dens, v_sc_final(:,2),'y');
yline(vdd(2),'y--');
yline(vth(2)/1000, 'y--')
plot(power_dens, v_sc_final(:,3),'g');
yline(vdd(3),'g--');
yline(vth(3)/1000, 'g--')
plot(power_dens, v_sc_final(:,4),'c');
yline(vdd(4),'c--');
yline(vth(4)/1000, 'c--')
plot(power_dens, v_sc_final(:,5),'b');
yline(vdd(5),'b--');
yline(vth(5)/1000, 'b--')
plot(power_dens, v_sc_final(:,6),'m');
yline(vdd(6),'m--');
yline(vth(6)/1000, 'm--')
ylim([0 vdd(2)*1.1]);
xlabel('Power Density Constraint, Watts/cm^2');
ylabel('Optimal Scaled Voltage, Conventional (V)')
title('Optimal Operating Voltage vs. Power Density', ...
    'for Conventional Switching');

%~~~~~~~~~~~~~~~~~~~~~~~~~~~~~~~~~~~~~~~~~~~~~~~~~~~~~~~~~~~~~~~~~~~~~~~~~~
% Figure 7: Optimal gate density (Mgates/mm^2) for various power density 
%     constraints (W/cm^2) constrained by leakage power consuming at most 
%     10% of allotted power for the Conventional, Voltage-scaled case.

figure;
loglog(power_dens, vsc_dens_final(:,1), 'r');
hold on;
grid on;
loglog(power_dens, vsc_dens_final(:,2), 'y');
loglog(power_dens, vsc_dens_final(:,3), 'g');
loglog(power_dens, vsc_dens_final(:,4), 'c');
loglog(power_dens, vsc_dens_final(:,5), 'b');
loglog(power_dens, vsc_dens_final(:,6), 'm');
xlabel('Power Density Constraint, Watts/cm^2');
ylabel('Optimal Gate Density, Voltage-Scaled Conventional (Mgates/mm^2)')
title('Optimal Gate Density vs. Power Density', ...
    'Low-Voltage Conventional Switching');

%~~~~~~~~~~~~~~~~~~~~~~~~~~~~~~~~~~~~~~~~~~~~~~~~~~~~~~~~~~~~~~~~~~~~~~~~~~
% Figure 8: Optimal operating frequency (MHz) for various power density
%     constraints (W/cm^2) for the Conventional, Voltage-scaled case.

figure;
%semilogx(power_dens, vsc_freq_final(:,1),'r');
loglog(power_dens, vsc_freq_final(:,1),'r');
hold on;
grid on;
plot(power_dens, vsc_freq_final(:,2),'y');
plot(power_dens, vsc_freq_final(:,3),'g');
plot(power_dens, vsc_freq_final(:,4),'c');
plot(power_dens, vsc_freq_final(:,5),'b');
plot(power_dens, vsc_freq_final(:,6),'m');
xlabel('Power Density Constraint, Watts/cm^2');
ylabel('Optimal Frequency, Voltage-Scaled Conventional (MHz)')
title('Optimal Switching Frequency vs. Power Density', ...
    'Low-Voltage Conventional Switching');

%~~~~~~~~~~~~~~~~~~~~~~~~~~~~~~~~~~~~~~~~~~~~~~~~~~~~~~~~~~~~~~~~~~~~~~~~~~
% Figure 9: Optimal scaled operating voltage (V) for various power density 
%     constraints (W/cm^2) to maximize throughput for the Adiabatic,
%     Voltage-scaled case.

figure;
semilogx(power_dens, adia_v_sc(:,1),'r');
hold on;
grid on;
yline(vdd(1),'r--');
yline(vth(1)/1000, 'r--')
plot(power_dens, adia_v_sc(:,2),'y');
yline(vdd(2),'y--');
yline(vth(2)/1000, 'y--')
plot(power_dens, adia_v_sc(:,3),'g');
yline(vdd(3),'g--');
yline(vth(3)/1000, 'g--')
plot(power_dens, adia_v_sc(:,4),'c');
yline(vdd(4),'c--');
yline(vth(4)/1000, 'c--')
plot(power_dens, adia_v_sc(:,5),'b');
yline(vdd(5),'b--');
yline(vth(5)/1000, 'b--')
plot(power_dens, adia_v_sc(:,6),'m');
yline(vdd(6),'m--');
yline(vth(6)/1000, 'm--')
ylim([0 vdd(2)*1.1]);
xlabel('Power Density Constraint, Watts/cm^2');
ylabel('Optimal Scaled Voltage, Adiabatic (V)')
title('Optimal Operating Voltage vs. Power Density', ...
    'for Adiabatic Switching');

%~~~~~~~~~~~~~~~~~~~~~~~~~~~~~~~~~~~~~~~~~~~~~~~~~~~~~~~~~~~~~~~~~~~~~~~~~~
% Figure 10: Optimal gate density (Mgates/mm^2) for various power density 
%     constraints (W/cm^2) constrained by leakage power consuming at most 
%     50% of allotted power for the Adiabatic, Voltage-scaled case.

figure;
%semilogx(power_dens, adia_freq(:,1),'r');
loglog(power_dens, adia_dens(:,1),'r');
hold on;
grid on;
plot(power_dens, adia_dens(:,2),'y');
plot(power_dens, adia_dens(:,3),'g');
plot(power_dens, adia_dens(:,4),'c');
plot(power_dens, adia_dens(:,5),'b');
plot(power_dens, adia_dens(:,6),'m');
xlabel('Power Density Constraint, Watts/cm^2');
ylabel('Optimal Gate Density, Voltage-Scaled Adiabatic (Mgates/mm^2)')
title('Optimal Gate Density vs. Power Density', ...
    'Low-Voltage Adiabatic Switching');

%~~~~~~~~~~~~~~~~~~~~~~~~~~~~~~~~~~~~~~~~~~~~~~~~~~~~~~~~~~~~~~~~~~~~~~~~~~
% Figure 11: Optimal operating frequency (MHz) for various power density
%     constraints (W/cm^2) for the Adiabatic, Voltage-scaled case.

figure;
%semilogx(power_dens, adia_freq(:,1),'r');
loglog(power_dens, adia_freq(:,1),'r');
hold on;
grid on;
plot(power_dens, adia_freq(:,2),'y');
plot(power_dens, adia_freq(:,3),'g');
plot(power_dens, adia_freq(:,4),'c');
plot(power_dens, adia_freq(:,5),'b');
plot(power_dens, adia_freq(:,6),'m');
xlabel('Power Density Constraint, Watts/cm^2');
ylabel('Optimal Frequency, Voltage-Scaled Adiabatic (MHz)')
title('Optimal Switching Frequency vs. Power Density', ...
    'Low-Voltage Adiabatic Switching');

%~~~~~~~~~~~~~~~~~~~~~~~~~~~~~~~~~~~~~~~~~~~~~~~~~~~~~~~~~~~~~~~~~~~~~~~~~~
% Figure 12: Device on-conductance (S) for various scaled voltages, Vdd =
%     vsc (V).

figure;
semilogy(Gtot_2022, 'r');
hold on;
grid on;
semilogy(Gtot_2025, 'y');
semilogy(Gtot_2028, 'g');
semilogy(Gtot_2031, 'c');
semilogy(Gtot_2034, 'b');
semilogy(Gtot_2037, 'm');
xlabel('Index in vsc array');
ylabel('On-conductance for Vdd=vsc (S)');
title('Device On-Conductance','Across Range of Considered Voltages');
